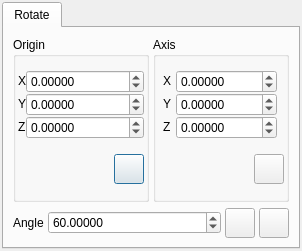
<ui version="4.0" >
 <class>TransformDialog</class>
 <widget class="QDialog" name="TransformDialog" >
  <property name="geometry" >
   <rect>
    <x>0</x>
    <y>0</y>
    <width>302</width>
    <height>251</height>
   </rect>
  </property>
  <property name="windowTitle" >
   <string>Transform</string>
  </property>
  <property name="windowIcon" >
   <iconset resource="icons.qrc" >:/stackicons/icons/stack_transform.svg</iconset>
  </property>
  <layout class="QHBoxLayout" >
   <property name="margin" >
    <number>2</number>
   </property>
   <property name="spacing" >
    <number>4</number>
   </property>
   <item>
    <widget class="QTabWidget" name="tabWidget" >
     <property name="currentIndex" >
      <number>0</number>
     </property>
     <widget class="QWidget" name="RotateTab" >
      <attribute name="title" >
       <string>Rotate</string>
      </attribute>
      <layout class="QVBoxLayout" >
       <property name="margin" >
        <number>9</number>
       </property>
       <property name="spacing" >
        <number>6</number>
       </property>
       <item>
        <layout class="QHBoxLayout" >
         <property name="margin" >
          <number>0</number>
         </property>
         <property name="spacing" >
          <number>4</number>
         </property>
         <item>
          <widget class="QGroupBox" name="RotateOriginGroup" >
           <property name="sizePolicy" >
            <sizepolicy>
             <hsizetype>1</hsizetype>
             <vsizetype>1</vsizetype>
             <horstretch>0</horstretch>
             <verstretch>0</verstretch>
            </sizepolicy>
           </property>
           <property name="title" >
            <string>Origin</string>
           </property>
           <layout class="QVBoxLayout" >
            <property name="margin" >
             <number>2</number>
            </property>
            <property name="spacing" >
             <number>4</number>
            </property>
            <item>
             <layout class="QGridLayout" >
              <property name="margin" >
               <number>0</number>
              </property>
              <property name="spacing" >
               <number>0</number>
              </property>
              <item row="0" column="0" >
               <widget class="QLabel" name="label" >
                <property name="sizePolicy" >
                 <sizepolicy>
                  <hsizetype>0</hsizetype>
                  <vsizetype>0</vsizetype>
                  <horstretch>0</horstretch>
                  <verstretch>0</verstretch>
                 </sizepolicy>
                </property>
                <property name="text" >
                 <string>X</string>
                </property>
               </widget>
              </item>
              <item row="2" column="0" >
               <widget class="QLabel" name="label_3" >
                <property name="sizePolicy" >
                 <sizepolicy>
                  <hsizetype>0</hsizetype>
                  <vsizetype>0</vsizetype>
                  <horstretch>0</horstretch>
                  <verstretch>0</verstretch>
                 </sizepolicy>
                </property>
                <property name="text" >
                 <string>Z</string>
                </property>
               </widget>
              </item>
              <item row="1" column="0" >
               <widget class="QLabel" name="label_2" >
                <property name="sizePolicy" >
                 <sizepolicy>
                  <hsizetype>0</hsizetype>
                  <vsizetype>0</vsizetype>
                  <horstretch>0</horstretch>
                  <verstretch>0</verstretch>
                 </sizepolicy>
                </property>
                <property name="text" >
                 <string>Y</string>
                </property>
               </widget>
              </item>
              <item row="0" column="1" >
               <widget class="QDoubleSpinBox" name="RotateOriginXSpin" >
                <property name="sizePolicy" >
                 <sizepolicy>
                  <hsizetype>7</hsizetype>
                  <vsizetype>0</vsizetype>
                  <horstretch>0</horstretch>
                  <verstretch>0</verstretch>
                 </sizepolicy>
                </property>
                <property name="decimals" >
                 <number>5</number>
                </property>
                <property name="maximum" >
                 <double>10000.000000000000000</double>
                </property>
                <property name="minimum" >
                 <double>-10000.000000000000000</double>
                </property>
               </widget>
              </item>
              <item row="1" column="1" >
               <widget class="QDoubleSpinBox" name="RotateOriginYSpin" >
                <property name="sizePolicy" >
                 <sizepolicy>
                  <hsizetype>7</hsizetype>
                  <vsizetype>0</vsizetype>
                  <horstretch>0</horstretch>
                  <verstretch>0</verstretch>
                 </sizepolicy>
                </property>
                <property name="decimals" >
                 <number>5</number>
                </property>
                <property name="maximum" >
                 <double>10000.000000000000000</double>
                </property>
                <property name="minimum" >
                 <double>-10000.000000000000000</double>
                </property>
               </widget>
              </item>
              <item row="2" column="1" >
               <widget class="QDoubleSpinBox" name="RotateOriginZSpin" >
                <property name="sizePolicy" >
                 <sizepolicy>
                  <hsizetype>7</hsizetype>
                  <vsizetype>0</vsizetype>
                  <horstretch>0</horstretch>
                  <verstretch>0</verstretch>
                 </sizepolicy>
                </property>
                <property name="decimals" >
                 <number>5</number>
                </property>
                <property name="maximum" >
                 <double>10000.000000000000000</double>
                </property>
                <property name="minimum" >
                 <double>-10000.000000000000000</double>
                </property>
               </widget>
              </item>
             </layout>
            </item>
            <item>
             <layout class="QHBoxLayout" >
              <property name="margin" >
               <number>0</number>
              </property>
              <property name="spacing" >
               <number>4</number>
              </property>
              <item>
               <spacer>
                <property name="orientation" >
                 <enum>Qt::Horizontal</enum>
                </property>
                <property name="sizeHint" >
                 <size>
                  <width>40</width>
                  <height>20</height>
                 </size>
                </property>
               </spacer>
              </item>
              <item>
               <widget class="QPushButton" name="RotateDefineOriginButton" >
                <property name="sizePolicy" >
                 <sizepolicy>
                  <hsizetype>7</hsizetype>
                  <vsizetype>0</vsizetype>
                  <horstretch>0</horstretch>
                  <verstretch>0</verstretch>
                 </sizepolicy>
                </property>
                <property name="maximumSize" >
                 <size>
                  <width>30</width>
                  <height>30</height>
                 </size>
                </property>
                <property name="toolTip" >
                 <string>Define rotation origin from the current atom selection</string>
                </property>
                <property name="text" >
                 <string/>
                </property>
                <property name="icon" >
                 <iconset resource="icons.qrc" >:/basic/icons/basic_define.svg</iconset>
                </property>
               </widget>
              </item>
             </layout>
            </item>
           </layout>
          </widget>
         </item>
         <item>
          <widget class="QGroupBox" name="RotateOriginGroup_2" >
           <property name="sizePolicy" >
            <sizepolicy>
             <hsizetype>1</hsizetype>
             <vsizetype>5</vsizetype>
             <horstretch>0</horstretch>
             <verstretch>0</verstretch>
            </sizepolicy>
           </property>
           <property name="title" >
            <string>Axis</string>
           </property>
           <layout class="QVBoxLayout" >
            <property name="margin" >
             <number>2</number>
            </property>
            <property name="spacing" >
             <number>4</number>
            </property>
            <item>
             <layout class="QGridLayout" >
              <property name="margin" >
               <number>0</number>
              </property>
              <property name="spacing" >
               <number>0</number>
              </property>
              <item row="0" column="0" >
               <widget class="QLabel" name="label_4" >
                <property name="sizePolicy" >
                 <sizepolicy>
                  <hsizetype>0</hsizetype>
                  <vsizetype>0</vsizetype>
                  <horstretch>0</horstretch>
                  <verstretch>0</verstretch>
                 </sizepolicy>
                </property>
                <property name="text" >
                 <string>X</string>
                </property>
               </widget>
              </item>
              <item row="1" column="0" >
               <widget class="QLabel" name="label_5" >
                <property name="sizePolicy" >
                 <sizepolicy>
                  <hsizetype>0</hsizetype>
                  <vsizetype>0</vsizetype>
                  <horstretch>0</horstretch>
                  <verstretch>0</verstretch>
                 </sizepolicy>
                </property>
                <property name="text" >
                 <string>Y</string>
                </property>
               </widget>
              </item>
              <item row="2" column="0" >
               <widget class="QLabel" name="label_6" >
                <property name="sizePolicy" >
                 <sizepolicy>
                  <hsizetype>0</hsizetype>
                  <vsizetype>0</vsizetype>
                  <horstretch>0</horstretch>
                  <verstretch>0</verstretch>
                 </sizepolicy>
                </property>
                <property name="text" >
                 <string>Z</string>
                </property>
               </widget>
              </item>
              <item row="0" column="1" >
               <widget class="QDoubleSpinBox" name="RotateAxisXSpin" >
                <property name="sizePolicy" >
                 <sizepolicy>
                  <hsizetype>0</hsizetype>
                  <vsizetype>0</vsizetype>
                  <horstretch>0</horstretch>
                  <verstretch>0</verstretch>
                 </sizepolicy>
                </property>
                <property name="decimals" >
                 <number>5</number>
                </property>
                <property name="maximum" >
                 <double>10000.000000000000000</double>
                </property>
                <property name="minimum" >
                 <double>-10000.000000000000000</double>
                </property>
                <property name="value" >
                 <double>0.000000000000000</double>
                </property>
               </widget>
              </item>
              <item row="1" column="1" >
               <widget class="QDoubleSpinBox" name="RotateAxisYSpin" >
                <property name="sizePolicy" >
                 <sizepolicy>
                  <hsizetype>0</hsizetype>
                  <vsizetype>0</vsizetype>
                  <horstretch>0</horstretch>
                  <verstretch>0</verstretch>
                 </sizepolicy>
                </property>
                <property name="decimals" >
                 <number>5</number>
                </property>
                <property name="maximum" >
                 <double>10000.000000000000000</double>
                </property>
                <property name="minimum" >
                 <double>-10000.000000000000000</double>
                </property>
               </widget>
              </item>
              <item row="2" column="1" >
               <widget class="QDoubleSpinBox" name="RotateAxisZSpin" >
                <property name="sizePolicy" >
                 <sizepolicy>
                  <hsizetype>0</hsizetype>
                  <vsizetype>0</vsizetype>
                  <horstretch>0</horstretch>
                  <verstretch>0</verstretch>
                 </sizepolicy>
                </property>
                <property name="decimals" >
                 <number>5</number>
                </property>
                <property name="maximum" >
                 <double>10000.000000000000000</double>
                </property>
                <property name="minimum" >
                 <double>-10000.000000000000000</double>
                </property>
               </widget>
              </item>
             </layout>
            </item>
            <item>
             <layout class="QHBoxLayout" >
              <property name="margin" >
               <number>0</number>
              </property>
              <property name="spacing" >
               <number>4</number>
              </property>
              <item>
               <spacer>
                <property name="orientation" >
                 <enum>Qt::Horizontal</enum>
                </property>
                <property name="sizeHint" >
                 <size>
                  <width>40</width>
                  <height>20</height>
                 </size>
                </property>
               </spacer>
              </item>
              <item>
               <widget class="QPushButton" name="RotateDefineAxisButton" >
                <property name="sizePolicy" >
                 <sizepolicy>
                  <hsizetype>7</hsizetype>
                  <vsizetype>0</vsizetype>
                  <horstretch>0</horstretch>
                  <verstretch>0</verstretch>
                 </sizepolicy>
                </property>
                <property name="maximumSize" >
                 <size>
                  <width>30</width>
                  <height>30</height>
                 </size>
                </property>
                <property name="toolTip" >
                 <string>Define translation axis from current selection</string>
                </property>
                <property name="text" >
                 <string/>
                </property>
                <property name="icon" >
                 <iconset resource="icons.qrc" >:/basic/icons/basic_define.svg</iconset>
                </property>
               </widget>
              </item>
             </layout>
            </item>
           </layout>
          </widget>
         </item>
        </layout>
       </item>
       <item>
        <layout class="QHBoxLayout" >
         <property name="margin" >
          <number>0</number>
         </property>
         <property name="spacing" >
          <number>4</number>
         </property>
         <item>
          <widget class="QLabel" name="label_8" >
           <property name="text" >
            <string>Angle</string>
           </property>
          </widget>
         </item>
         <item>
          <widget class="QDoubleSpinBox" name="RotateAngleSpin" >
           <property name="sizePolicy" >
            <sizepolicy>
             <hsizetype>7</hsizetype>
             <vsizetype>0</vsizetype>
             <horstretch>0</horstretch>
             <verstretch>0</verstretch>
            </sizepolicy>
           </property>
           <property name="suffix" >
            <string/>
           </property>
           <property name="decimals" >
            <number>5</number>
           </property>
           <property name="maximum" >
            <double>360.000000000000000</double>
           </property>
           <property name="minimum" >
            <double>0.000000000000000</double>
           </property>
           <property name="value" >
            <double>60.000000000000000</double>
           </property>
          </widget>
         </item>
         <item>
          <widget class="QPushButton" name="RotateAnticlockwiseButton" >
           <property name="sizePolicy" >
            <sizepolicy>
             <hsizetype>0</hsizetype>
             <vsizetype>0</vsizetype>
             <horstretch>0</horstretch>
             <verstretch>0</verstretch>
            </sizepolicy>
           </property>
           <property name="maximumSize" >
            <size>
             <width>30</width>
             <height>30</height>
            </size>
           </property>
           <property name="toolTip" >
            <string>Rotate selection anticlockwise about current origin/axis</string>
           </property>
           <property name="text" >
            <string/>
           </property>
           <property name="icon" >
            <iconset resource="icons.qrc" >:/arrows/icons/arrow_anticlockwise.svg</iconset>
           </property>
           <property name="checkable" >
            <bool>false</bool>
           </property>
          </widget>
         </item>
         <item>
          <widget class="QPushButton" name="RotateClockwiseButton" >
           <property name="sizePolicy" >
            <sizepolicy>
             <hsizetype>0</hsizetype>
             <vsizetype>0</vsizetype>
             <horstretch>0</horstretch>
             <verstretch>0</verstretch>
            </sizepolicy>
           </property>
           <property name="maximumSize" >
            <size>
             <width>30</width>
             <height>30</height>
            </size>
           </property>
           <property name="toolTip" >
            <string>Rotate selection clockwise about defined origin/axis</string>
           </property>
           <property name="text" >
            <string/>
           </property>
           <property name="icon" >
            <iconset resource="icons.qrc" >:/arrows/icons/arrow_clockwise.svg</iconset>
           </property>
           <property name="checkable" >
            <bool>false</bool>
           </property>
          </widget>
         </item>
        </layout>
       </item>
      </layout>
     </widget>
    </widget>
   </item>
  </layout>
 </widget>
 <resources>
  <include location="icons.qrc" />
 </resources>
 <connections/>
</ui>
